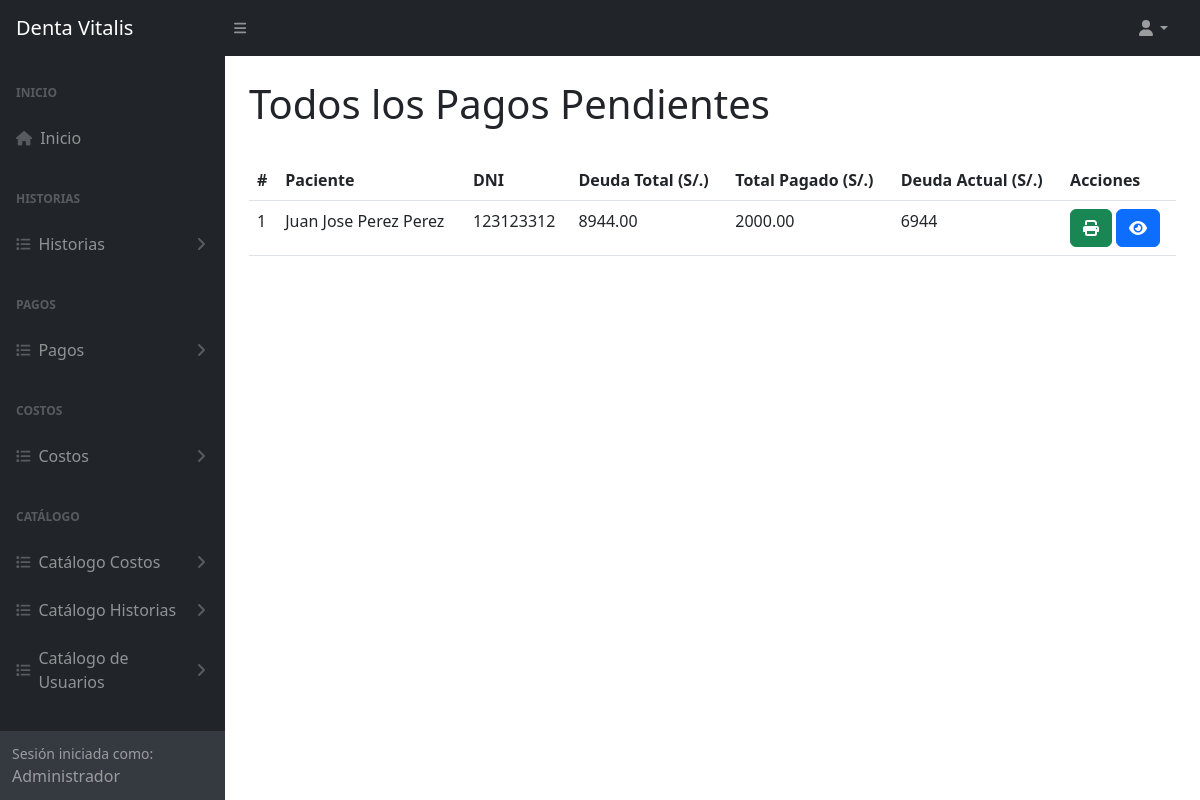
/pagosPendientes (signed in), run on the app's committed database.
### tables this page shows
CREATE TABLE `tba_paciente`  (
  `IdPaciente` int NOT NULL AUTO_INCREMENT,
  `NombrePaciente` varchar(100) NOT NULL,
  `ApellidoPaciente` varchar(100) NOT NULL,
  `DNIPaciente` int NOT NULL,
  `SexoPaciente` varchar(12) NULL DEFAULT NULL,
  `EdadPaciente` varchar(11) NULL DEFAULT NULL,
  `FechaNacimiento` date NULL DEFAULT NULL,
  `CelularPaciente` varchar(11) NOT NULL,
  `DomicilioPaciente` varchar(255) NULL DEFAULT NULL,
  `LugarProcedencia` varchar(100) NULL DEFAULT NULL,
  `LugarNacimiento` varchar(80) NULL DEFAULT NULL,
  `GradoInstruccion` varchar(20) NULL DEFAULT NULL,
  `RazaPaciente` varchar(20) NULL DEFAULT NULL,
  `OcupacionPaciente` varchar(20) NULL DEFAULT NULL,
  `ReligionPaciente` varchar(20) NULL DEFAULT NULL,
  `EstadoCivil` varchar(20) NULL DEFAULT NULL,
  `NumeroContactoPaciente` varchar(11) NULL DEFAULT NULL,
  `NombreContactoPaciente` varchar(100) NULL DEFAULT NULL,
  `UsuarioCreado` int NOT NULL,
  `UsuarioActualiza` int NOT NULL,
  `FechaCreacion` datetime NOT NULL,
  `FechaActualizacion` datetime NOT NULL,
  PRIMARY KEY (`IdPaciente`) USING BTREE
);

### controller/plantilla.controller.php (called while the page is built)
<?php
class ControllerPlantilla
{
  static public function ctrPlantilla()
  {
    include "view/plantilla.php";
  }
}

### index.php (called while the page is built, shortened)
<?php
require_once "controller/plantilla.controller.php";
require_once "controller/pagos.controller.php";
require_once "model/pagos.model.php";
$plantilla = new ControllerPlantilla();
$plantilla -> ctrPlantilla();

### controller/pagos.controller.php (called while the page is built, shortened)
<?php
class ControllerPagos
{
  public static function ctrMostrarTotalPorPaciente()
  {
    $tabla = "tba_pago";
    $listaCostoTratamientos = ModelPagos::mdlMostrarTotalPorPaciente($tabla);
    return $listaCostoTratamientos;
  }
}

### model/conexion.php (called while the page is built)
<?php
class Conexion
{
  static public function conn()
  {
    $link = new PDO("mysql:host=localhost;dbname=db_dentavitalis","root","");
		$link->exec("set names utf8");
		return $link;
  }
}

### model/pagos.model.php (called while the page is built, shortened)
<?php
require_once "conexion.php";
class ModelPagos
{
  public static function mdlMostrarTotalPorPaciente($tabla)
  {
    $statement = Conexion::conn()->prepare("SELECT
    tba_paciente.IdPaciente,
    tba_paciente.NombrePaciente,
    tba_paciente.ApellidoPaciente,
	  tba_paciente.DNIPaciente,
    tba_tratamiento.IdHistoriaClinica,
    tba_tratamiento.TotalTratamiento,
    tba_tratamiento.TotalPagado
    FROM
    $tabla
    INNER JOIN
    tba_paciente
    ON
      tba_pago.IdPaciente = tba_paciente.IdPaciente
    INNER JOIN
    tba_tratamiento
    INNER JOIN
    tba_detalletratamiento
    ON
      tba_tratamiento.IdTratamiento = tba_detalletratamiento.IdTratamiento
    INNER JOIN
    tba_historiaclinica
    ON
      tba_tratamiento.IdHistoriaClinica = tba_historiaclinica.IdHistoriaClinica AND
      tba_paciente.IdPaciente = tba_historiaclinica.IdPaciente
  GROUP BY
    tba_paciente.IdPaciente");
    $statement -> execute();
    return $statement -> fetchAll();
  }
}

### view/modules/pagosPendientes.php (the view, shortened to what this page needs)
</div>
        </div>
        <div class="sb-sidenav-footer">
          <div class="small">Sesión iniciada como:</div>
          <?php echo $_SESSION["nombreUsuario"] ?>
        </div>
      </nav>
    </div>
    <div id="layoutSidenav_content">
      <main class="bg">
        <div class="container-fluid px-4">
          <h1 class="mt-4">Todos los Pagos Pendientes</h1>
          <div class="card-body">
            <table id="datatablesSimple" class="data-table-AllCostos table">
              <thead>
                <tr>
                  <th>#</th>
                  <th>Paciente</th>
                  <th>DNI</th>
                  <th>Deuda Total (S/.)</th>
                  <th>Total Pagado (S/.)</th>
                  <th>Deuda Actual (S/.)</th>
                  <th>Acciones</th>
                </tr>
              </thead>
              <tbody>
                <?php
                  $listaCostoTratamientos = ControllerPagos::ctrMostrarTotalPorPaciente();
                  foreach ($listaCostoTratamientos as $key => $value)
                  {
                    $deudaActual = $value["TotalTratamiento"] - $value["TotalPagado"];
                    echo
                      '<tr>
                        <td>'.($key + 1).'</td>
                        <td>'.$value["NombrePaciente"].' '.$value["ApellidoPaciente"].'</td>
                        <td>'.$value["DNIPaciente"].'</td>
                        <td>'.$value["TotalTratamiento"].'</td>
                        <td>'.$value["TotalPagado"].'</td>
                        <td>'.$deudaActual.'</td>
                        <td>
                          <button class="btn btn-success btnFichaPagos" id="btnFichaPagos" codPaciente="'.$value["IdPaciente"].'"><i class="fa-solid fa fa-print"></i></button>
                          <button class="btn btn-primary btnVisualizarPagos" id="btnVisualizarPagos" codPaciente="'.$value["IdPaciente"].'" codHistoria="'.$value["IdHistoriaClinica"].'"><i class="fa fa-eye"></i></button>
                        </td>
                      </tr>';
                  }
                ?>
              </tbody>
            </table>
          </div>
        </div>
      </main>
    </div>
  </div>

### data on the page
tba_paciente: NombrePaciente "Juan Jose", ApellidoPaciente "Perez Perez", DNIPaciente "123123312", TotalTratamiento "8944.00", TotalPagado "2000.00", deudaActual "6944"

### other printed values
$_SESSION["nombreUsuario"] "Administrador"
